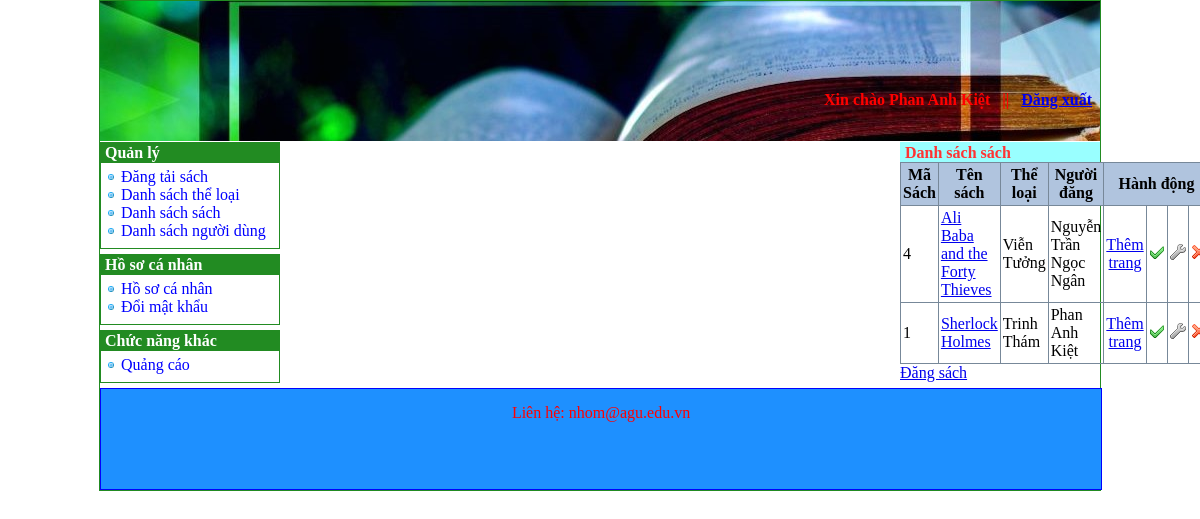
Page /index.php?do=sach (signed in) on the committed database.
### tables this page shows
CREATE TABLE `sach` (
  `masach` int(11) NOT NULL,
  `tensach` text NOT NULL,
  `tentacgia` text NOT NULL,
  `matheloai` int(11) NOT NULL,
  `nhaxuatban` text NOT NULL,
  `NgayDang` datetime NOT NULL,
  `hinhanh` text NOT NULL,
  `kiemduyet` tinyint(4) NOT NULL,
  `manguoidung` int(11) NOT NULL,
  `luotxem` int(11) NOT NULL
);

CREATE TABLE `theloai` (
  `matheloai` int(11) NOT NULL,
  `tentheloai` text NOT NULL
);

CREATE TABLE `nguoidung` (
  `manguoidung` int(11) NOT NULL,
  `tennguoidung` text NOT NULL,
  `tendangnhap` text NOT NULL,
  `matkhau` text NOT NULL,
  `quyenhan` int(11) NOT NULL,
  `khoa` int(11) NOT NULL
);

### sach.php (the view, shortened to what this page needs)
<?php
	$sql = "SELECT *
			FROM sach A, theloai B, nguoidung C
			WHERE A.matheloai = B.matheloai AND A.manguoidung = C.manguoidung ORDER by `NgayDang` DESC";
	$danhsach = $connect->query($sql);
?>
<h3>Danh sách sách</h3>
<table class="DanhSach">
	<tr>
		<th>Mã Sách</th>
		<th>Tên sách</th>
		<th>Thể loại</th>
		<th>Người đăng</th>
		<th colspan="4">Hành động</th>
	</tr>
	<?php
		while ($dong = $danhsach->fetch_array(MYSQLI_ASSOC)) {
			echo "<tr>";
				echo "<td>" . $dong['masach'] . "</td>";
				echo "<td><a href='index.php?do=sach_chitiet&id=" . $dong['masach'] . "'>" . $dong['tensach'] . "</a></td>";
				echo "<td>" . $dong['tentheloai'] . "</td>";
				echo "<td>" . $dong['tennguoidung'] . "</td>";
				echo "<td align='center'><a href='index.php?do=trangsach_them&id=" . $dong['masach'] . "'>Thêm trang</a></td>";
				echo "<td align='center'>";
					if($dong['kiemduyet'] == 0)
						echo "<a href='index.php?do=sach_kiemduyet&k=1&id=" . $dong['masach'] . "'><img src='images/ban.png' /></a>";
					else
						echo "<a href='index.php?do=sach_kiemduyet&k=0&id=" . $dong['masach'] . "'><img src='images/active.png' /></a>";
				echo "</td>";
				echo "<td align='center'><a href='index.php?do=sach_sua&id=" . $dong['masach'] . "'><img src='images/edit.png' /></a></td>";
				echo "<td align='center'><a href='index.php?do=sach_xoa&id=" . $dong['masach'] . "' onclick='return confirm(\"Bạn có muốn xóa sách " . $dong['tensach'] . " không?\")'><img src='images/delete.png' /></a></td>";
			echo "</tr>";
		}
	?>
</table>
<a href="index.php?do=sach_them">Đăng sách</a>

### DocSach/css/style.css (style rules this page uses)
body { margin: 0; }
#BenPhai h3 { font-size: 16px; padding: 2px 0 0 5px; margin-bottom: 0; margin-top: 1px; background-color: #99FFFF; color: #FF3333; }
table.DanhSach { width: 100%; border-collapse: collapse; }
table.DanhSach th { border: 1px solid #778899; padding: 3px 2px 3px 2px; background: #b0c4de; }
table.DanhSach td { border: 1px solid #778899; padding: 3px 2px 3px 2px; }

### rows in the picture
sach: masach "4", tensach "Ali Baba and the Forty Thieves", matheloai.tentheloai "Viễn Tưởng", manguoidung.tennguoidung "Nguyễn Trần Ngọc Ngân", kiemduyet 1 (drawn)
sach: masach "1", tensach "Sherlock Holmes", matheloai.tentheloai "Trinh Thám", manguoidung.tennguoidung "Phan Anh Kiệt", kiemduyet 1 (drawn)

### other values in the picture
$_SESSION['HoTen'] "Phan Anh Kiệt"
